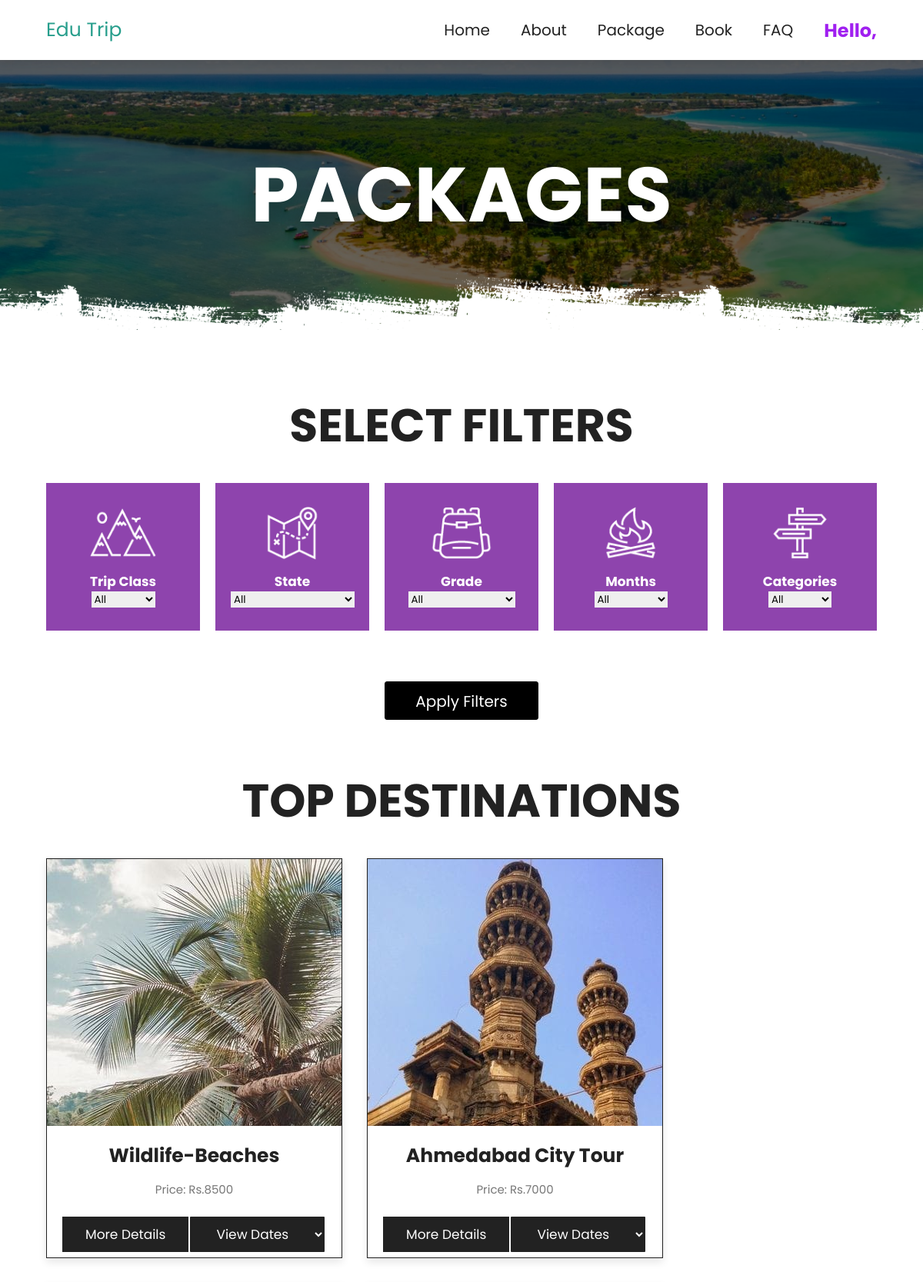
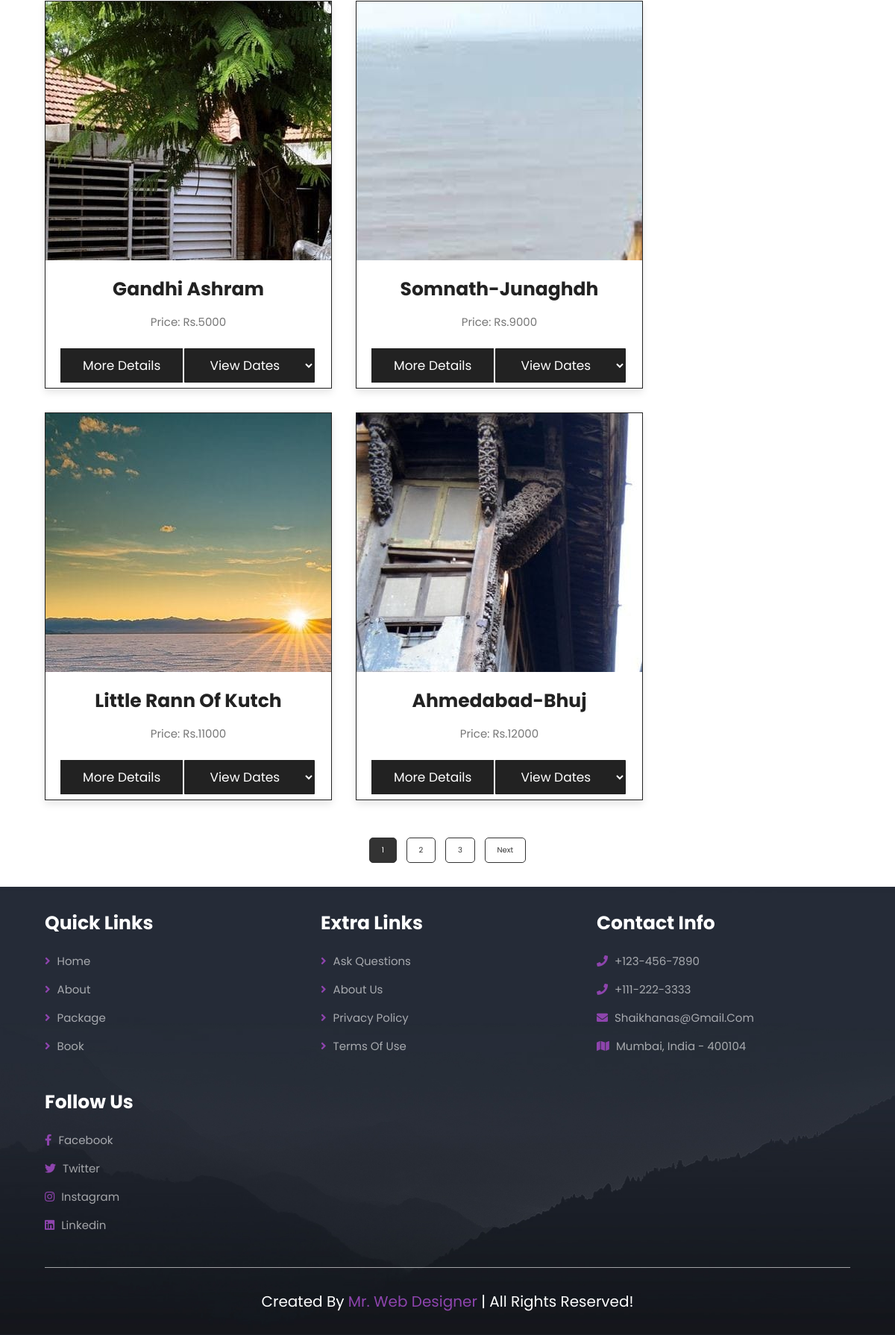
/package.php, run on the app's committed database (2 pictures, top to bottom).
### tables this page shows
CREATE TABLE `package` (
  `package_id` varchar(6) NOT NULL,
  `package_type` varchar(100) NOT NULL,
  `filter_category` varchar(100) NOT NULL,
  `filter_state` varchar(100) NOT NULL,
  `filter_grade` varchar(100) NOT NULL,
  `filter_month` varchar(100) NOT NULL,
  `package_name` varchar(100) NOT NULL,
  `package_duration` varchar(10) NOT NULL,
  `package_date1` date NOT NULL,
  `package_date2` date NOT NULL,
  `package_date3` date NOT NULL,
  `package_price` varchar(100) NOT NULL,
  `image_id` varchar(100) NOT NULL
);

### package.php (the view, shortened to what this page needs)
<!DOCTYPE html>
<html lang="en">
<head>
   <link rel="stylesheet" href="https://unpkg.com/swiper@7/swiper-bundle.min.css" />
   <link rel="stylesheet" href="https://cdnjs.cloudflare.com/ajax/libs/font-awesome/5.15.4/css/all.min.css">
   <link rel="stylesheet" href="css/style.css">
</head>
<body>
<section class="header">
   <a href="index.php" class="logo" style="text-decoration:none;color:#279e8c;">Edu Trip</a>
   <nav class="navbar">
      <a href="index.php" style="text-decoration:none">home</a>
      <a href="about.php" style="text-decoration:none">about</a>
      <a href="package.php" style="text-decoration:none">package</a>
      <a href="book.php" style="text-decoration:none">book</a>
      <a href="faq.php" style="text-decoration:none">FAQ</a>
      <h1 style="color:#A020F0;margin: 0px 0px 0px 20px;font-size:24px;">Hello,<?php echo $_SESSION['institute_name'];?></h1>
   </nav>
</section>
<div class="heading" style="background:url(images/header-bg-2.png) no-repeat">
   <h1>packages</h1>
</div>
<section class="services">
   <h1 class="heading-title">Select Filters </h1>
   <div class="box-container"  style="display: flex; flex-wrap: wrap; gap: 20px; justify-content: center;">
   <form method="GET" action="<?php echo $_SERVER['PHP_SELF']; ?>" style="display: flex; flex-wrap: wrap; gap: 20px; justify-content: center;">
   <div class="box"  style="flex: 1; min-width: 200px;">
         <div class="image">
            <img src="images/icon-1.png" alt="">
         </div>
         <div class="content">
            <h3>Trip Class</h3>
               <select name="package_type">
                  <option value="all">All</option>
               </select>
         </div>
      </div>
      <div class="box"  style="flex: 1; min-width: 200px;">
         <div class="image">
            <img src="images/icon-2.png" alt="">
         </div>
         <div class="content">
            <h3>State</h3>
               <select name="filter_state">
                  <option value="all">All</option>
               </select>
         </div>
      </div>
      <div class="box" style="flex: 1; min-width: 200px;">
         <div class="image">
            <img src="images/icon-3.png" alt="">
         </div>
         <div class="content">
            <h3>Grade</h3>
               <select name="filter_grade">
                  <option value="all">All</option>
               </select>
         </div>
      </div>
<div class="box" style="flex: 1; min-width: 200px;">
    <div class="image">
        <img src="images/icon-4.png" alt="">
    </div>
    <div class="content">
        <h3>Months</h3>
            <select name="filter_month">
                <option value="all">All</option>
            </select>
    </div>
</div>
<div class="box" style="flex: 1; min-width: 200px;">
    <div class="image">
        <img src="images/icon-5.png" alt="">
    </div>
    <div class="content">
        <h3>Categories</h3>
            <select name = "filter_category">
                <option value="all">All</option>
            </select>
    </div>
</div>
<br>
        <div style="flex-basis: 100%; display: flex; justify-content: center; align-items: center;">
            <button type="submit" class="btn" style="color: white; text-decoration: none; border: 1px solid black; border-radius: 3px; font-size: 20px; background-color: black; height: 50px; width: 200px;">
               Apply Filters
            </button>
         </div>
    </form>
   </div>
</section>
<section id="top-destinations" class="packages">
    <h1 class="heading-title">top destinations</h1>
    <div class="box-container">
        <?php
        $servername = "localhost";
        $username = "root";
        $password = "";
        $dbname = "project";
        $conn = new mysqli($servername, $username, $password, $dbname);
        $page = isset($_GET['page']) ? $_GET['page'] : 1;
        $limit = 6;
        $start = ($page - 1) * $limit;
        $whereClause = '';
        $totalSql = "SELECT COUNT(*) FROM package $whereClause";
        $totalResult = $conn->query($totalSql);
        $totalRecords = $totalResult->fetch_row()[0];
        $totalPages = ceil($totalRecords / $limit);
        $sql = "SELECT * FROM package $whereClause LIMIT $start, $limit";
        $result = $conn->query($sql);
        if ($result !== null && $result instanceof mysqli_result && $result->num_rows > 0) {
            while ($row = $result->fetch_assoc()) {
                $imagePath = $row['image_id'];
                $imageSize = getimagesize($imagePath);
                $imageWidth = $imageSize[0];
                $imageHeight = $imageSize[1];
                echo '<div class="box">';
                echo '<div class="image">';
                echo '<img src="' . $imagePath . '" alt="" style="width: ' . $imageWidth . 'px; height: ' . $imageHeight . 'px;">';
                echo '</div>';
                echo '<div class="content">';
                echo '<h3>' . $row['package_name'] . '</h3>';
                echo '<p>Price: Rs.' . $row['package_price'] . '</p>';
                echo '<form>';
                echo '<a href="itinerary.php?package_id=' . $row['package_id'] . '" class="btn">More Details</a>';
                echo '<select class="dropdown">';
                echo '<option value="" disabled selected>View Dates</option>';
                echo '</select>';
                echo '</form>';
                echo '</div>';
                echo '</div>';
            }
        } else {
            echo "<div style='text-align: center;'>";
            echo "<h2>";
            echo "Sorry, No packages found!";
            echo "</h2>";
            echo "</div>";
        }
        ?>
    </div>
</section>
<div class="pagination">
    <?php for ($i = 1; $i <= $totalPages; $i++): ?>
        <a href="?page=<?= $i ?>" class="pagination-link <?= $i == $page ? 'active' : '' ?>"><?= $i ?></a>
    <?php endfor; ?>
    <?php if ($page < $totalPages): ?>
        <a href="?page=<?= $page + 1 ?>" class="pagination-link">Next</a>
    <?php endif; ?>
</div>
<br></br>
<section class="footer">
   <div class="box-container">
      <div class="box">
         <h3>quick links</h3>
         <a href="home.php"> <i class="fas fa-angle-right"></i> home</a>
         <a href="about.php"> <i class="fas fa-angle-right"></i> about</a>
         <a href="package.php"> <i class="fas fa-angle-right"></i> package</a>
         <a href="book.php"> <i class="fas fa-angle-right"></i> book</a>
      </div>
      <div class="box">
         <h3>extra links</h3>
         <a href="#"> <i class="fas fa-angle-right"></i> ask questions</a>
         <a href="#"> <i class="fas fa-angle-right"></i> about us</a>
         <a href="#"> <i class="fas fa-angle-right"></i> privacy policy</a>
         <a href="#"> <i class="fas fa-angle-right"></i> terms of use</a>
      </div>
      <div class="box">
         <h3>contact info</h3>
         <a href="#"> <i class="fas fa-phone"></i> +123-456-7890 </a>
         <a href="#"> <i class="fas fa-phone"></i> +111-222-3333 </a>
         <a href="#"> <i class="fas fa-envelope"></i> shaikhanas@gmail.com </a>
         <a href="#"> <i class="fas fa-map"></i> mumbai, india - 400104 </a>
      </div>
      <div class="box">
         <h3>follow us</h3>
         <a href="#"> <i class="fab fa-facebook-f"></i> facebook </a>
         <a href="#"> <i class="fab fa-twitter"></i> twitter </a>
         <a href="#"> <i class="fab fa-instagram"></i> instagram </a>
         <a href="#"> <i class="fab fa-linkedin"></i> linkedin </a>
      </div>
   </div>
   <div class="credit"> created by <span>mr. web designer</span> | all rights reserved! </div>
</section>
</body>
</html>

### css/style.css (style rules this page uses)
:root { --main-color:#8e44ad; --black:#222; --white:#fff; --light-black:#777; --light-white:#fff9; --dark-bg:rgba(0,0,0,.7); --light-bg:#eee; --border:.1rem solid var(--black); --box-shadow:0 .5rem 1rem rgba(0,0,0,.1); --text-shadow:0 1.5rem 3rem rgba(0,0,0,.3); }
* { font-family: 'Poppins', sans-serif; margin:0; padding:0; box-sizing: border-box; outline: none; border:none; text-decoration: none; text-transform: capitalize; }
html { font-size: 62.5%; overflow-x: hidden; }
section { padding:5rem 10%; }
.heading { background-size: cover !important; background-position: center !important; padding-top: 10rem; padding-bottom:15rem; display: flex; align-items: center; justify-content: center; }
.heading h1 { font-size: 10rem; text-transform: uppercase; color:var(--white); text-shadow: var(--text-shadow); }
.btn { display: inline-block; background: var(--black); margin-top: 1rem; color:var(--white); font-size: 1.7rem; padding:1rem 3rem; cursor: pointer; }
.dropdown { display: inline-block; background:var(--black); color:var(--white); padding: 1rem 3rem; border: none; cursor: pointer; width: 175px; border-radius: 1px; font-size: 1.7rem; margin-top: 1rem; }
.dropdown option { background-color: var(--black); color: var(--white); padding: 1rem 3rem; border: none; cursor: pointer; border-radius: 5px; font-size: 16px; }
.heading-title { text-align: center; margin-bottom: 3rem; font-size: 6rem; text-transform: uppercase; color:var(--black); }
.header { position: sticky; top:0; left:0; right:0; z-index: 1000; background-color: var(--white); display: flex; padding-top: 2rem; padding-bottom: 2rem; box-shadow: var(--box-shadow); align-items: center; justify-content: space-between; }
.header .logo { font-size: 2.5rem; color:var(--black); }
.header .navbar a { font-size: 2rem; margin-left: 2rem; color:var(--black); }
.services .box-container { display: grid; grid-template-columns: repeat(auto-fit, minmax(16rem, 1fr)); gap: 1.5rem; }
.services .box-container .box { padding:3rem 2rem; text-align: center; background: var(--main-color); cursor: pointer; }
.services .box-container .box img { height: 7rem; }
.services .box-container .box h3 { color:var(--white); font-size: 1.7rem; padding-top: 1rem; }
.packages .box-container { display: grid; grid-template-columns: repeat(auto-fit, minmax(30rem, 1fr)); gap: 2rem; }
.packages .box-container .box { border:var(--border); box-shadow: var(--box-shadow); background: var(--white); display: none; }
.packages .box-container .box:nth-child(1), .packages .box-container .box:nth-child(2), .packages .box-container .box:nth-child(3), .packages .box-container .box:nth-child(4), .packages .box-container .box:nth-child(5), .packages .box-container .box:nth-child(6) { display: inline-block; }
.packages .box-container .box .image { height: 300px; overflow: hidden; }
.packages .box-container .box .image img { height: 100%; width: 100%; object-fit: cover; transition: .2s linear; }
.packages .box-container .box .content { padding:2rem; text-align: center; }
.packages .box-container .box .content h3 { font-size: 2.5rem; color:var(--black); }
.packages .box-container .box .content p { font-size: 1.5rem; color:var(--light-black); line-height: 2; padding:1rem 0; }
.footer { background: url(../images/footer-bg.jpg) no-repeat; background-size: cover; background-position: center; }
.footer .box-container { display: grid; grid-template-columns: repeat(auto-fit, minmax(25rem, 1fr)); gap: 3rem; }
.footer .box-container .box h3 { color:var(--white); font-size: 2.5rem; padding-bottom: 2rem; }
.footer .box-container .box a { color:var(--light-white); font-size: 1.5rem; padding-bottom: 1.5rem; display: block; }
.footer .box-container .box a i { color:var(--main-color); padding-right: .5rem; transition: .2s linear; }
.footer .credit { text-align: center; padding-top: 3rem; margin-top: 3rem; border-top: .1rem solid var(--light-white); font-size: 2rem; color:var(--white); }
.footer .credit span { color:var(--main-color); }
@media (max-width:1200px) { section { padding:3rem 5%; } }

### data on the page
package: image (picture), package_name "Wildlife-Beaches", package_price "8500"
package: image (picture), package_name "Ahmedabad City Tour", package_price "7000"
package: image (picture), package_name "Gandhi Ashram", package_price "5000"
package: image (picture), package_name "Somnath-Junaghdh", package_price "9000"
package: image (picture), package_name "Little Rann Of Kutch", package_price "11000"
package: image (picture), package_name "Ahmedabad-Bhuj", package_price "12000"
